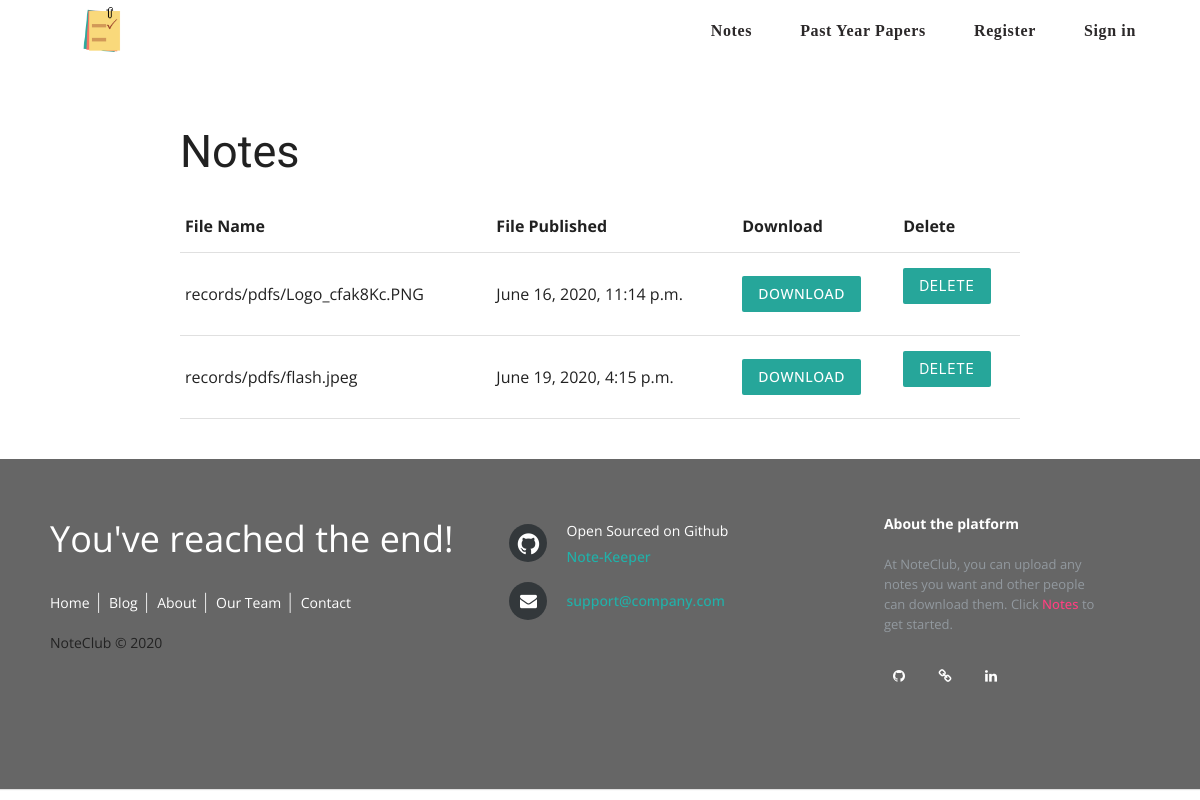
The app's page /notes/cs1-maths/notes-list/ with its own data.
### main/models.py (models this page shows)
class Notes(models.Model):
	file_published = models.DateTimeField("date published", default = datetime.now())
	file_pdf = models.FileField(upload_to = '')
	sub_slug = models.CharField(max_length = 120)

### main/views.py (the view)
# urls.py: path('notes/<slug:slug>/notes-list/', views.notes_list, name = "notes_list"),
def notes_list(request, slug):
	slugs = {}
	slugs['slug'] = slug
	return render(request = request,
				  template_name = "main/notes_list.html",
				  context = {"notes": Notes.objects.all, "slugs": slugs})

### main/templates/main/notes_list.html (shortened to what this page needs)
{% extends 'main/header.html' %}
    {% block content %}
        <div class = "container">
            <h2>Notes</h2>
        </div>
        <div class = "container">
            <table class = "table">
                <thead>
                    <tr>
                        <th>File Name</th>
                        <th>File Published</th>
                        <th>Download</th>
                        <th>Delete</th>
                    </tr>
                </thead>
                <tbody>
                    {% for note in notes %}
                        {% if note.sub_slug == slugs.slug %}
                            <tr>
                                <td>{{ note.file_pdf.name }}</td>
                                <td>{{ note.file_published }}</td>
                                <td>
                                    <a href = "{{ note.file_pdf.url }}" class = "btn" target = "_blank">Download</a>
                                </td>
                                <td>
                                    <form method="post" action = "{% url 'main:delete_notes' slugs.slug note.pk %}">
                                        <button type = "submit" class = "btn">Delete</button>
                                    </form>
                                </td>
                            </tr>
                        {% endif %}
                    {% endfor %}
                </tbody>
            </table>
        </div>
    {% endblock %}

### main/static/main/css/footer.css (style rules this page uses)
* { font-family: Open Sans; }

### records on screen
Notes: file_pdf.name "records/pdfs/Logo_cfak8Kc.PNG", file_published "June 16, 2020, 11:14 p.m."
Notes: file_pdf.name "records/pdfs/flash.jpeg", file_published "June 19, 2020, 4:15 p.m."
